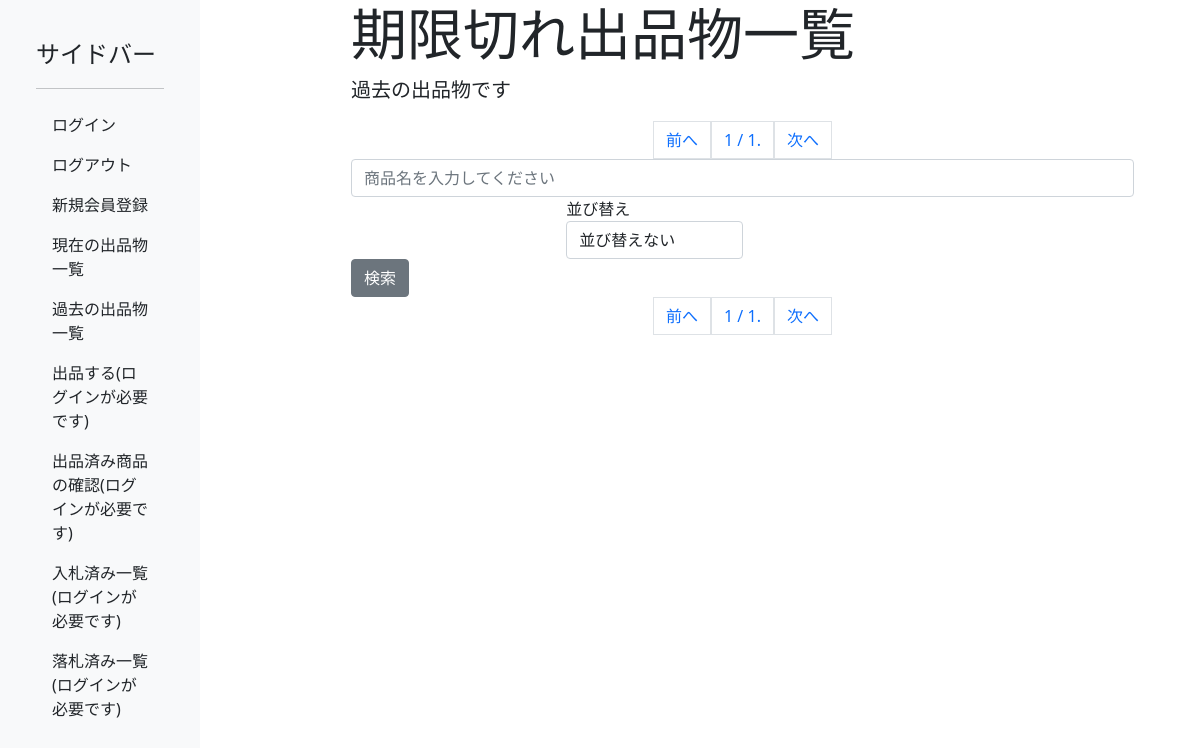
The page /productlistafter/ on the database as committed earlier.
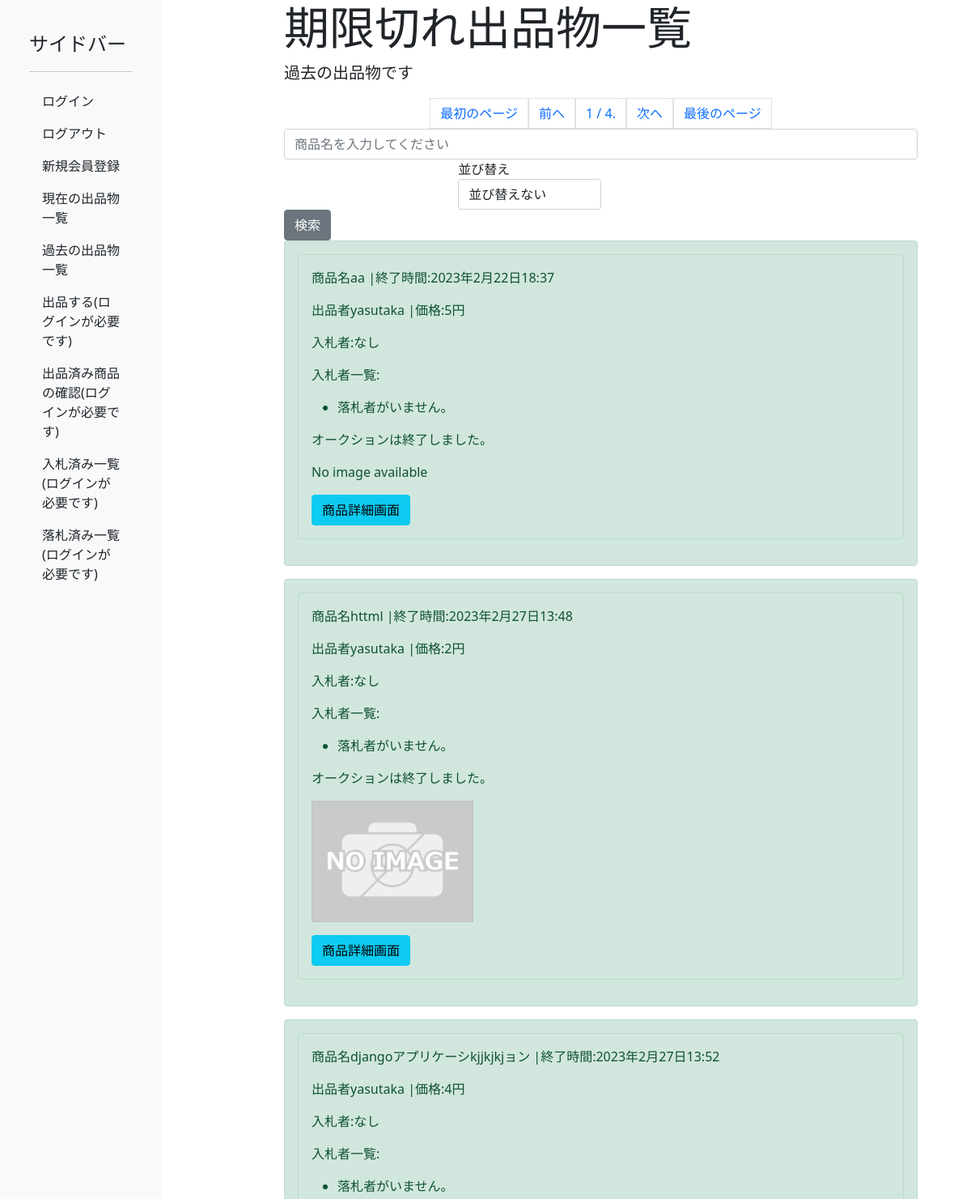
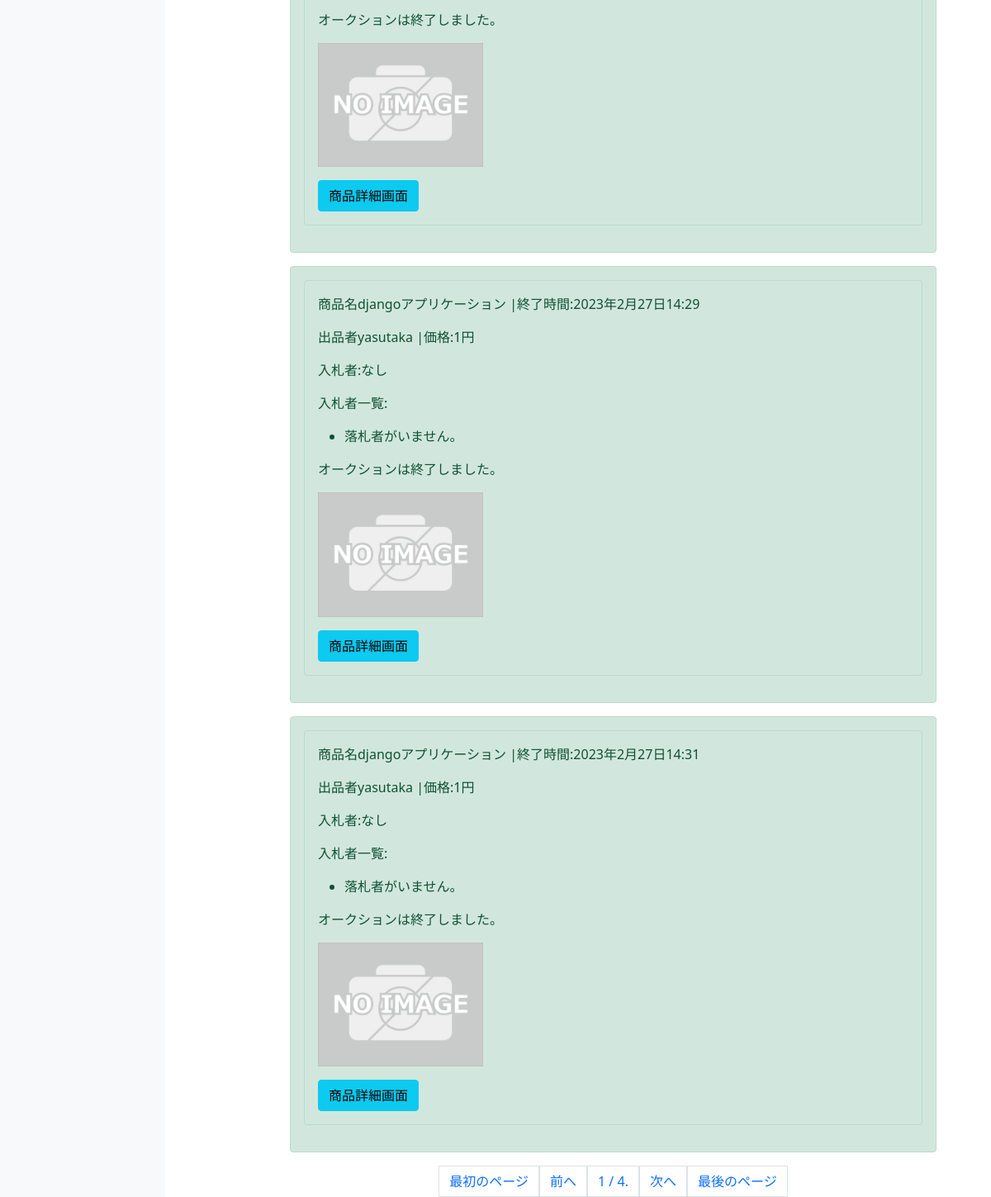
The same page on the database as committed later (2 pictures, top to bottom).
### boardapp/models.py (models this page shows, shortened)
class Product(models.Model):
    name = models.CharField(max_length=255, unique=False)
    description = models.TextField(unique=False)
    price = models.PositiveIntegerField(unique=False)
    end_time = models.DateTimeField(null=True, blank=True, unique=False)
    image = models.ImageField(default="no_image.jpeg", upload_to='product_images', null=True, blank=True, unique=False)
    user = models.ForeignKey(User, on_delete=models.CASCADE)
    slug = models.SlugField(unique=False)
    bid_name = models.CharField(max_length=255, null=True, blank=True, unique=False)
    sold = models.BooleanField(default=False,null=True, blank=True, unique=False)
    buyers = models.ManyToManyField(
    User, # 関連付けるモデルを指定する
    blank=True, # フィールドが必須でないことを示す（フォームの空欄を許可）
    null=True, # 入札者が最初は存在しないことを示す
    related_name='bought_products',
    )
    highest_bidder = models.ForeignKey(#最高入札者
    User,
    on_delete=models.SET_NULL,
    related_name='highest_bids',
    null=True,
    blank=True,
    default="",
    )

### boardapp/views.py (the view)
# urls.py: path('productlistafter/', views.Productlistafter.as_view(), name='Productlistafter'),
class Productlistafter(ListView):#listviewは全ての指定モデルのオブジェクトを得る
    model = Product
    template_name = "productlistafter.html"
    paginate_by = 5#ページネーション、１ページにオブジェクトを5件ずつ表示する
    def get_queryset(self):
        queryset = super().get_queryset()
        queryset = queryset.filter(sold=True).order_by('end_time')
        search_word = self.request.GET.get('search_name', '')
        if search_word:
            queryset = queryset.filter(name__contains=search_word)
        sort_option = self.request.GET.get('my_select', '')
        if sort_option == 'option2':
            queryset = queryset.order_by('price')
        elif sort_option == 'option3':
            queryset = queryset.order_by('-price')
        return queryset
    def get_context_data(self, **kwargs):
        context = super().get_context_data(**kwargs)
        context['search_name'] = self.request.GET.get('search', '')
        return context

### boardapp/templatetags/sets.py (called while the page is built)
@register.simple_tag
def sets(var_name, var_value):
    return var_value

### templates/Productlistafter.html (shortened to what the changed rows need)
{% extends "base.html"%}
{% block header %}
<div class="jumbotron jumbotron-fluid">
    <div class="container">
      <h1 class="display-4">期限切れ出品物一覧</h1>
    </div>
  </div>
  {% load sets %}
{% sets search_name request.GET.search_name as search_name%}
{% endblock header%}
{% block content %}
<div class="pagination justify-content-center">
    {% if page_obj.has_other_pages %}
    {% if page_obj.number > 1 %}
        <a href="?page=1&search_name={{request.GET.search_name }}" class="page-link">最初のページ</a>
    {% else %}
        <a href="#" class="page-link">最初のページ</a>
    {% endif %}
    {% endif %}
    {% if page_obj.has_previous %}
        <!-- 前のページへのリンク http://127.0.0.1:8000/productlist/?search_name=検索後
        　　　のようなページ数と検索窓のワードを埋め込んだurlを作成する-->
        <a href="?page={{ page_obj.previous_page_number }}&search_name={{request.GET.search_name }}&my_select={{request.GET.my_select}}" class="page-link">前へ</a>
    {% else %}
        <span class="disabled page-link">前へ</span>
    {% endif %}
    <span class="current-page page-link" style="pointer-events:none;">
        {{ page_obj.number }} / {{ page_obj.paginator.num_pages }}.
    </span>
    {% if page_obj.has_next %}
        <a href="?page={{ page_obj.next_page_number }}&search_name={{request.GET.search_name }}&my_select={{request.GET.my_select}}" class="page-link">次へ</a>
    {% else %}
        <span class="disabled page-link">次へ</span>
    {% endif %}
    {% if page_obj.has_other_pages %}
        {% if page_obj.number < page_obj.paginator.num_pages %}
            <a href="?page={{ page_obj.paginator.num_pages }}&search_name={{request.GET.search_name }}&my_select={{request.GET.my_select}}" class="page-link">最後のページ</a>
        {% else %}
            <a href="#" class="page-link">最後のページ</a>
        {% endif %}
    {% endif %}
</div>
    <div class="container">
        {% for item in object_list %}
        {% if search_name in item.name %}
          <div class="alert alert-success" role="alert">
            <div class="alert alert-success" role="alert">
              <p>商品名{{ item.name }} |終了時間:{{ item.end_time }}</p>
              <p>出品者{{ item.user }} |価格:{{ item.price }}円</p>
              {% if item.highest_bidder == None %}
              <p>入札者:なし</p>
              {% else %}
              <p>落札者:{{item.highest_bidder}}</p>
              {% endif %}
              <p>入札者一覧:</p>
              <ul>
              {% for buyer in item.buyers.all %}
                  <li>{{ buyer.username }}</li>
              {% empty %}
                  <li>落札者がいません。</li>
              {% endfor %}
              </ul>
              <p id="countdown-{{item.pk}}"></p>
              {% if item.image %}
                <p><img src="{{ item.image.url }}" alt="{{ item.name }}" class="img-fluid"width=200></p>
              {% else %}
                <p>No image available</p>
              {% endif %}
              <a class="btn btn-info" href="{% url 'product_detail' item.slug %}" role="button">商品詳細画面</a>
            </div>
          </div>
        {% endif %}
        {% endfor %}
    </div>
    <div class="pagination justify-content-center">
        {% if page_obj.has_other_pages %}
        {% if page_obj.number > 1 %}
            <a href="?page=1&search_name={{request.GET.search_name }}" class="page-link">最初のページ</a>
        {% else %}
            <a href="#" class="page-link">最初のページ</a>
        {% endif %}
        {% endif %}
        {% if page_obj.has_previous %}
            <!-- 前のページへのリンク http://127.0.0.1:8000/productlist/?search_name=検索後
            　　　のようなページ数と検索窓のワードを埋め込んだurlを作成する-->
            <a href="?page={{ page_obj.previous_page_number }}&search_name={{request.GET.search_name }}&my_select={{request.GET.my_select}}" class="page-link">前へ</a>
        {% else %}
            <span class="disabled page-link">前へ</span>
        {% endif %}
        <span class="current-page page-link" style="pointer-events:none;">
            {{ page_obj.number }} / {{ page_obj.paginator.num_pages }}.
        </span>
        {% if page_obj.has_next %}
            <a href="?page={{ page_obj.next_page_number }}&search_name={{request.GET.search_name }}&my_select={{request.GET.my_select}}" class="page-link">次へ</a>
        {% else %}
            <span class="disabled page-link">次へ</span>
        {% endif %}
        {% if page_obj.has_other_pages %}
            {% if page_obj.number < page_obj.paginator.num_pages %}
                <a href="?page={{ page_obj.paginator.num_pages }}&search_name={{request.GET.search_name }}&my_select={{request.GET.my_select}}" class="page-link">最後のページ</a>
            {% else %}
                <a href="#" class="page-link">最後のページ</a>
            {% endif %}
        {% endif %}
    </div>
{% endblock content %}

Rows that differ between the two databases and show on the page:
now on this page (row edited): Product: name "aa", end_time "2023年2月22日18:37", user "yasutaka", price "5", shows "入札者:なし", image "No image available"
now on this page (row edited): Product: name "httml", end_time "2023年2月27日13:48", user "yasutaka", price "2", shows "入札者:なし", image (placeholder picture)
now on this page (row edited): Product: name "djangoアプリケーシkjjkjkjョン", end_time "2023年2月27日13:52", user "yasutaka", price "4", shows "入札者:なし", image (placeholder picture)
now on this page (row edited): Product: name "djangoアプリケーション", end_time "2023年2月27日14:29", user "yasutaka", price "1", shows "入札者:なし", image (placeholder picture)
now on this page (row edited): Product: name "djangoアプリケーション", end_time "2023年2月27日14:31", user "yasutaka", price "1", shows "入札者:なし", image (placeholder picture)
Other text that changed with them:
{{ page_obj.paginator.num_pages }}: "1" → "4"
text now shown: "最初のページ 最後のページ 最初のページ 最後のページ"
